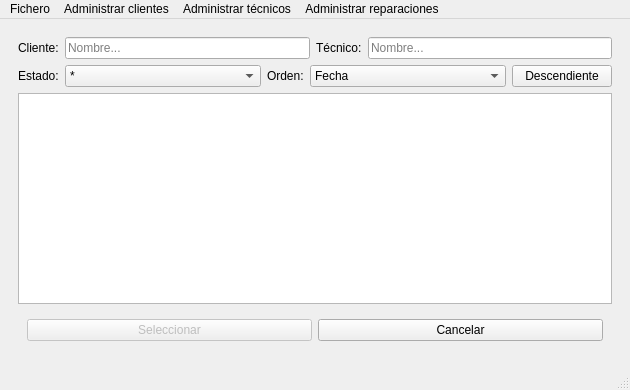
<?xml version="1.0" encoding="UTF-8"?>
<ui version="4.0">
 <class>MainWindow</class>
 <widget class="QMainWindow" name="MainWindow">
  <property name="geometry">
   <rect>
    <x>0</x>
    <y>0</y>
    <width>630</width>
    <height>390</height>
   </rect>
  </property>
  <property name="minimumSize">
   <size>
    <width>630</width>
    <height>390</height>
   </size>
  </property>
  <property name="windowTitle">
   <string>MainWindow</string>
  </property>
  <widget class="QWidget" name="centralwidget">
   <layout class="QHBoxLayout" name="horizontalLayout">
    <item>
     <widget class="QStackedWidget" name="stackedWidget">
      <property name="toolTip">
       <string/>
      </property>
      <property name="styleSheet">
       <string notr="true"/>
      </property>
      <property name="currentIndex">
       <number>9</number>
      </property>
      <widget class="QWidget" name="page_crear_cliente">
       <property name="styleSheet">
        <string notr="true"/>
       </property>
       <layout class="QVBoxLayout" name="verticalLayout_3" stretch="0,0,0">
        <item>
         <layout class="QFormLayout" name="formLayout">
          <item row="0" column="0">
           <widget class="QLabel" name="lab_nombre_cliente">
            <property name="text">
             <string>Nombre: </string>
            </property>
           </widget>
          </item>
          <item row="0" column="1">
           <widget class="QLineEdit" name="line_nombre_cliente"/>
          </item>
          <item row="1" column="0">
           <widget class="QLabel" name="lab_email_cliente">
            <property name="text">
             <string>Email: </string>
            </property>
           </widget>
          </item>
          <item row="1" column="1">
           <widget class="QLineEdit" name="line_email_cliente">
            <property name="placeholderText">
             <string>email@example.com</string>
            </property>
           </widget>
          </item>
          <item row="2" column="0">
           <widget class="QLabel" name="lab_numero_cliente">
            <property name="text">
             <string>Número</string>
            </property>
           </widget>
          </item>
          <item row="2" column="1">
           <widget class="QLineEdit" name="line_numero_cliente">
            <property name="placeholderText">
             <string>123-456-789</string>
            </property>
           </widget>
          </item>
         </layout>
        </item>
        <item>
         <spacer name="verticalSpacer_2">
          <property name="orientation">
           <enum>Qt::Orientation::Vertical</enum>
          </property>
          <property name="sizeHint" stdset="0">
           <size>
            <width>20</width>
            <height>40</height>
           </size>
          </property>
         </spacer>
        </item>
        <item>
         <layout class="QHBoxLayout" name="horizontalLayout_2">
          <item>
           <widget class="QPushButton" name="but_guardar_creacion_cliente">
            <property name="enabled">
             <bool>false</bool>
            </property>
            <property name="text">
             <string>Guardar</string>
            </property>
           </widget>
          </item>
          <item>
           <widget class="QPushButton" name="but_limpiar_creacion_cliente">
            <property name="text">
             <string>Limpiar</string>
            </property>
           </widget>
          </item>
         </layout>
        </item>
       </layout>
      </widget>
      <widget class="QWidget" name="page_crear_tecnico">
       <layout class="QVBoxLayout" name="verticalLayout">
        <item>
         <layout class="QFormLayout" name="formLayout_2">
          <item row="0" column="0">
           <widget class="QLabel" name="lab_nombre_tecnico">
            <property name="text">
             <string>Nombre: </string>
            </property>
           </widget>
          </item>
          <item row="0" column="1">
           <widget class="QLineEdit" name="line_nombre_tecnico"/>
          </item>
          <item row="1" column="0">
           <widget class="QLabel" name="lab_especialidad">
            <property name="text">
             <string>Especialidad</string>
            </property>
           </widget>
          </item>
          <item row="1" column="1">
           <widget class="QComboBox" name="combo_especialidad">
            <item>
             <property name="text">
              <string>Software</string>
             </property>
            </item>
            <item>
             <property name="text">
              <string>Hardware</string>
             </property>
            </item>
           </widget>
          </item>
         </layout>
        </item>
        <item>
         <spacer name="verticalSpacer">
          <property name="orientation">
           <enum>Qt::Orientation::Vertical</enum>
          </property>
          <property name="sizeHint" stdset="0">
           <size>
            <width>20</width>
            <height>40</height>
           </size>
          </property>
         </spacer>
        </item>
        <item>
         <layout class="QHBoxLayout" name="horizontalLayout_3">
          <item>
           <widget class="QPushButton" name="but_guardar_creacion_tecnico">
            <property name="enabled">
             <bool>false</bool>
            </property>
            <property name="text">
             <string>Guardar</string>
            </property>
           </widget>
          </item>
          <item>
           <widget class="QPushButton" name="but_limpiar_creacion_tecnico">
            <property name="text">
             <string>Limpiar</string>
            </property>
           </widget>
          </item>
         </layout>
        </item>
       </layout>
      </widget>
      <widget class="QWidget" name="page_crear_reparacion">
       <layout class="QVBoxLayout" name="verticalLayout_4">
        <item>
         <layout class="QFormLayout" name="formLayout_4">
          <item row="0" column="0">
           <widget class="QLabel" name="lab_crear_reparacion_cliente">
            <property name="text">
             <string>Cliente:*</string>
            </property>
           </widget>
          </item>
          <item row="0" column="1">
           <widget class="QWidget" name="widget_crear_reparacion_cliente" native="true">
            <layout class="QHBoxLayout" name="horizontalLayout_7">
             <property name="leftMargin">
              <number>0</number>
             </property>
             <property name="topMargin">
              <number>0</number>
             </property>
             <property name="rightMargin">
              <number>0</number>
             </property>
             <property name="bottomMargin">
              <number>0</number>
             </property>
             <item>
              <widget class="QLineEdit" name="line_crear_reparacion_cliente">
               <property name="readOnly">
                <bool>true</bool>
               </property>
               <property name="placeholderText">
                <string>Pendiente de elegir</string>
               </property>
              </widget>
             </item>
             <item>
              <widget class="QToolButton" name="but_crear_reparacion_cliente">
               <property name="text">
                <string>Elegir</string>
               </property>
               <property name="icon">
                <iconset theme="QIcon::ThemeIcon::EditFind"/>
               </property>
               <property name="autoRaise">
                <bool>true</bool>
               </property>
              </widget>
             </item>
            </layout>
           </widget>
          </item>
          <item row="1" column="0">
           <widget class="QLabel" name="lab_crear_reparacion_tecnico">
            <property name="text">
             <string>Técnico:</string>
            </property>
           </widget>
          </item>
          <item row="1" column="1">
           <widget class="QWidget" name="widget_crear_reparacion_tecnico" native="true">
            <layout class="QHBoxLayout" name="horizontalLayout_8">
             <property name="leftMargin">
              <number>0</number>
             </property>
             <property name="topMargin">
              <number>0</number>
             </property>
             <property name="rightMargin">
              <number>0</number>
             </property>
             <property name="bottomMargin">
              <number>0</number>
             </property>
             <item>
              <widget class="QLineEdit" name="line_crear_reparacion_tecnico">
               <property name="readOnly">
                <bool>true</bool>
               </property>
               <property name="placeholderText">
                <string>Pendiente de elegir...</string>
               </property>
              </widget>
             </item>
             <item>
              <widget class="QToolButton" name="but_crear_reparacion_tecnico">
               <property name="text">
                <string>Elegir</string>
               </property>
               <property name="icon">
                <iconset theme="QIcon::ThemeIcon::EditFind"/>
               </property>
               <property name="autoRaise">
                <bool>true</bool>
               </property>
              </widget>
             </item>
            </layout>
           </widget>
          </item>
          <item row="2" column="0">
           <widget class="QLabel" name="lab_crear_reparacion_equipo">
            <property name="text">
             <string>Equipo:*</string>
            </property>
           </widget>
          </item>
          <item row="2" column="1">
           <widget class="QLineEdit" name="line_crear_reparacion_equipo">
            <property name="placeholderText">
             <string/>
            </property>
           </widget>
          </item>
          <item row="3" column="0">
           <widget class="QLabel" name="lab_crear_reparacion_descripcion">
            <property name="text">
             <string>Descripcion:*</string>
            </property>
           </widget>
          </item>
          <item row="3" column="1">
           <widget class="QLineEdit" name="line_crear_reparacion_descripcion">
            <property name="placeholderText">
             <string/>
            </property>
           </widget>
          </item>
          <item row="4" column="0">
           <widget class="QLabel" name="lab_crear_reparacion_coste">
            <property name="text">
             <string>Coste:*</string>
            </property>
           </widget>
          </item>
          <item row="4" column="1">
           <widget class="QLineEdit" name="line_crear_reparacion_coste"/>
          </item>
         </layout>
        </item>
        <item>
         <spacer name="verticalSpacer_3">
          <property name="orientation">
           <enum>Qt::Orientation::Vertical</enum>
          </property>
          <property name="sizeHint" stdset="0">
           <size>
            <width>20</width>
            <height>40</height>
           </size>
          </property>
         </spacer>
        </item>
        <item>
         <layout class="QHBoxLayout" name="layout_crear_reparacion_botones">
          <item>
           <widget class="QPushButton" name="but_crear_reparacion_guardar">
            <property name="enabled">
             <bool>false</bool>
            </property>
            <property name="text">
             <string>Guardar</string>
            </property>
           </widget>
          </item>
          <item>
           <widget class="QPushButton" name="but_crear_reparacion_limpiar">
            <property name="text">
             <string>Limpiar</string>
            </property>
           </widget>
          </item>
         </layout>
        </item>
        <item>
         <widget class="QLabel" name="lab_crear_reparacion_aviso">
          <property name="text">
           <string>Los campos marcados con * son obligatorios</string>
          </property>
         </widget>
        </item>
       </layout>
      </widget>
      <widget class="QWidget" name="page_tabla_clientes">
       <layout class="QVBoxLayout" name="verticalLayout_5">
        <item>
         <layout class="QHBoxLayout" name="horizontalLayout_12">
          <item>
           <widget class="QLabel" name="lab_filter_cliente_nombre">
            <property name="text">
             <string>Nombre:</string>
            </property>
           </widget>
          </item>
          <item>
           <widget class="QLineEdit" name="line_filter_cliente_nombre">
            <property name="placeholderText">
             <string>Nombre a filtrar...</string>
            </property>
           </widget>
          </item>
         </layout>
        </item>
        <item>
         <widget class="QTableView" name="table_clientes"/>
        </item>
        <item>
         <widget class="QWidget" name="widget_botones_clientes" native="true">
          <property name="enabled">
           <bool>true</bool>
          </property>
          <layout class="QHBoxLayout" name="horizontalLayout_9">
           <item>
            <widget class="QPushButton" name="but_select_clientes">
             <property name="enabled">
              <bool>false</bool>
             </property>
             <property name="text">
              <string>Seleccionar</string>
             </property>
            </widget>
           </item>
           <item>
            <widget class="QPushButton" name="but_cancelar_clientes">
             <property name="text">
              <string>Cancelar</string>
             </property>
            </widget>
           </item>
          </layout>
         </widget>
        </item>
       </layout>
      </widget>
      <widget class="QWidget" name="page_tabla_tecnicos">
       <layout class="QVBoxLayout" name="verticalLayout_6">
        <item>
         <layout class="QHBoxLayout" name="horizontalLayout_11">
          <item>
           <widget class="QLabel" name="lab_filter_tecnico_nombre">
            <property name="text">
             <string>Nombre:</string>
            </property>
           </widget>
          </item>
          <item>
           <widget class="QLineEdit" name="line_filter_tecnico_nombre">
            <property name="placeholderText">
             <string>Nombre a filtrar...</string>
            </property>
           </widget>
          </item>
          <item>
           <widget class="QLabel" name="lab_filter_tecnico_especialidad">
            <property name="text">
             <string>Especialidad</string>
            </property>
           </widget>
          </item>
          <item>
           <widget class="QComboBox" name="combo_filter_tecnico_especialidad">
            <item>
             <property name="text">
              <string>*</string>
             </property>
            </item>
            <item>
             <property name="text">
              <string>Software</string>
             </property>
            </item>
            <item>
             <property name="text">
              <string>Hardware</string>
             </property>
            </item>
           </widget>
          </item>
         </layout>
        </item>
        <item>
         <widget class="QTableView" name="table_tecnicos"/>
        </item>
        <item>
         <widget class="QWidget" name="widget_botones_tecnicos" native="true">
          <property name="enabled">
           <bool>true</bool>
          </property>
          <layout class="QHBoxLayout" name="horizontalLayout_10">
           <item>
            <widget class="QPushButton" name="but_select_tecnicos">
             <property name="enabled">
              <bool>false</bool>
             </property>
             <property name="text">
              <string>Seleccionar</string>
             </property>
            </widget>
           </item>
           <item>
            <widget class="QPushButton" name="but_cancelar_tecnicos">
             <property name="text">
              <string>Cancelar</string>
             </property>
            </widget>
           </item>
          </layout>
         </widget>
        </item>
       </layout>
      </widget>
      <widget class="QWidget" name="page_estadisticas">
       <layout class="QVBoxLayout" name="verticalLayout_2">
        <item>
         <layout class="QFormLayout" name="formLayout_3">
          <item row="0" column="0">
           <widget class="QLabel" name="lab_estad_titulo_clientes">
            <property name="font">
             <font>
              <pointsize>11</pointsize>
              <bold>true</bold>
             </font>
            </property>
            <property name="text">
             <string>CLIENTES</string>
            </property>
           </widget>
          </item>
          <item row="1" column="0">
           <widget class="QLabel" name="lab_estad_client_regist">
            <property name="text">
             <string>CLIENTES REGISTRADOS:</string>
            </property>
           </widget>
          </item>
          <item row="1" column="1">
           <widget class="QLineEdit" name="line_estad_client_regist">
            <property name="readOnly">
             <bool>true</bool>
            </property>
           </widget>
          </item>
          <item row="2" column="0">
           <widget class="QLabel" name="lab_estad_titulo_tecnicos">
            <property name="font">
             <font>
              <pointsize>11</pointsize>
              <bold>true</bold>
             </font>
            </property>
            <property name="text">
             <string>TECNICOS</string>
            </property>
           </widget>
          </item>
          <item row="3" column="0">
           <widget class="QLabel" name="lab_estad_tecn_regist">
            <property name="text">
             <string>TECNICOS REGISTRADOS:</string>
            </property>
           </widget>
          </item>
          <item row="3" column="1">
           <widget class="QLineEdit" name="line_estad_tecn_regist">
            <property name="readOnly">
             <bool>true</bool>
            </property>
           </widget>
          </item>
          <item row="4" column="0">
           <widget class="QLabel" name="lab_estad_titulo_reparaciones">
            <property name="font">
             <font>
              <pointsize>11</pointsize>
              <bold>true</bold>
             </font>
            </property>
            <property name="text">
             <string>REPARACIONES</string>
            </property>
           </widget>
          </item>
          <item row="5" column="0">
           <widget class="QLabel" name="lab_estad_rep_pendientes">
            <property name="text">
             <string>REPARACIONES PENDIENTES</string>
            </property>
           </widget>
          </item>
          <item row="5" column="1">
           <widget class="QLineEdit" name="line_estad_rep_pendientes">
            <property name="readOnly">
             <bool>true</bool>
            </property>
           </widget>
          </item>
          <item row="6" column="0">
           <widget class="QLabel" name="lab_estad_rep_en_proceso">
            <property name="text">
             <string>REPARACIONES EN PROCESO</string>
            </property>
           </widget>
          </item>
          <item row="6" column="1">
           <widget class="QLineEdit" name="line_estad_rep_en_proceso">
            <property name="readOnly">
             <bool>true</bool>
            </property>
           </widget>
          </item>
          <item row="7" column="0">
           <widget class="QLabel" name="lab_estad_rep_finalizadas">
            <property name="text">
             <string>REPARACIONES FINALIZADAS:</string>
            </property>
           </widget>
          </item>
          <item row="7" column="1">
           <widget class="QLineEdit" name="line_estad_rep_finalizadas">
            <property name="readOnly">
             <bool>true</bool>
            </property>
           </widget>
          </item>
          <item row="8" column="0">
           <widget class="QLabel" name="lab_estad_rep_registradas">
            <property name="text">
             <string>REPARACIONES REGISTRADAS:</string>
            </property>
           </widget>
          </item>
          <item row="8" column="1">
           <widget class="QLineEdit" name="line_estad_rep_registradas">
            <property name="readOnly">
             <bool>true</bool>
            </property>
           </widget>
          </item>
          <item row="9" column="0">
           <widget class="QLabel" name="lab_estad_rep_ganancias">
            <property name="text">
             <string>TOTAL REPARACIONES FACTURADAS:</string>
            </property>
           </widget>
          </item>
          <item row="9" column="1">
           <widget class="QLineEdit" name="line_estad_rep_ganancias">
            <property name="readOnly">
             <bool>true</bool>
            </property>
           </widget>
          </item>
         </layout>
        </item>
       </layout>
      </widget>
      <widget class="QWidget" name="page_actualizacion_cliente">
       <layout class="QVBoxLayout" name="verticalLayout_8">
        <item>
         <layout class="QHBoxLayout" name="horizontalLayout_16">
          <item>
           <widget class="QPushButton" name="but_update_cliente_seleccionar">
            <property name="sizePolicy">
             <sizepolicy hsizetype="Expanding" vsizetype="Fixed">
              <horstretch>0</horstretch>
              <verstretch>0</verstretch>
             </sizepolicy>
            </property>
            <property name="text">
             <string>Seleccionar cliente</string>
            </property>
           </widget>
          </item>
         </layout>
        </item>
        <item>
         <layout class="QFormLayout" name="formLayout_5">
          <item row="0" column="0">
           <widget class="QLabel" name="lab_update_cliente_nombre">
            <property name="text">
             <string>Nombre:</string>
            </property>
           </widget>
          </item>
          <item row="0" column="1">
           <widget class="QLineEdit" name="line_update_cliente_nombre">
            <property name="enabled">
             <bool>false</bool>
            </property>
           </widget>
          </item>
          <item row="1" column="0">
           <widget class="QLabel" name="lab_update_cliente_email">
            <property name="text">
             <string>Email:</string>
            </property>
           </widget>
          </item>
          <item row="1" column="1">
           <widget class="QLineEdit" name="line_update_cliente_email">
            <property name="enabled">
             <bool>false</bool>
            </property>
           </widget>
          </item>
          <item row="2" column="0">
           <widget class="QLabel" name="lab_update_cliente_numero">
            <property name="text">
             <string>Numero:</string>
            </property>
           </widget>
          </item>
          <item row="2" column="1">
           <widget class="QLineEdit" name="line_update_cliente_numero">
            <property name="enabled">
             <bool>false</bool>
            </property>
           </widget>
          </item>
         </layout>
        </item>
        <item>
         <spacer name="verticalSpacer_4">
          <property name="orientation">
           <enum>Qt::Orientation::Vertical</enum>
          </property>
          <property name="sizeHint" stdset="0">
           <size>
            <width>20</width>
            <height>40</height>
           </size>
          </property>
         </spacer>
        </item>
        <item>
         <layout class="QHBoxLayout" name="horizontalLayout_15">
          <item>
           <widget class="QPushButton" name="but_update_cliente_actualizar">
            <property name="enabled">
             <bool>false</bool>
            </property>
            <property name="text">
             <string>Actualizar</string>
            </property>
           </widget>
          </item>
          <item>
           <widget class="QPushButton" name="but_update_cliente_eliminar">
            <property name="enabled">
             <bool>false</bool>
            </property>
            <property name="text">
             <string>Eliminar</string>
            </property>
           </widget>
          </item>
         </layout>
        </item>
       </layout>
      </widget>
      <widget class="QWidget" name="page_actualizacion_tecnico">
       <layout class="QVBoxLayout" name="verticalLayout_9">
        <item>
         <layout class="QHBoxLayout" name="horizontalLayout_17">
          <item>
           <widget class="QPushButton" name="but_update_tecnico_seleccionar">
            <property name="sizePolicy">
             <sizepolicy hsizetype="Expanding" vsizetype="Fixed">
              <horstretch>0</horstretch>
              <verstretch>0</verstretch>
             </sizepolicy>
            </property>
            <property name="text">
             <string>Seleccionar técnico</string>
            </property>
           </widget>
          </item>
         </layout>
        </item>
        <item>
         <layout class="QFormLayout" name="formLayout_6">
          <item row="0" column="0">
           <widget class="QLabel" name="lab_update_tecnico_nombre">
            <property name="text">
             <string>Nombre:</string>
            </property>
           </widget>
          </item>
          <item row="0" column="1">
           <widget class="QLineEdit" name="line_update_tecnico_nombre">
            <property name="enabled">
             <bool>false</bool>
            </property>
           </widget>
          </item>
          <item row="1" column="0">
           <widget class="QLabel" name="lab_update_tecnico_especialidad">
            <property name="text">
             <string>Especialidad:</string>
            </property>
           </widget>
          </item>
          <item row="1" column="1">
           <widget class="QComboBox" name="combo_update_tecnico_especialidad">
            <property name="enabled">
             <bool>false</bool>
            </property>
            <item>
             <property name="text">
              <string>Software</string>
             </property>
            </item>
            <item>
             <property name="text">
              <string>Hardware</string>
             </property>
            </item>
           </widget>
          </item>
         </layout>
        </item>
        <item>
         <spacer name="verticalSpacer_5">
          <property name="orientation">
           <enum>Qt::Orientation::Vertical</enum>
          </property>
          <property name="sizeHint" stdset="0">
           <size>
            <width>20</width>
            <height>135</height>
           </size>
          </property>
         </spacer>
        </item>
        <item>
         <layout class="QHBoxLayout" name="horizontalLayout_18">
          <item>
           <widget class="QPushButton" name="but_update_tecnico_actualizar">
            <property name="enabled">
             <bool>false</bool>
            </property>
            <property name="text">
             <string>Actualizar</string>
            </property>
           </widget>
          </item>
          <item>
           <widget class="QPushButton" name="but_update_tecnico_eliminar">
            <property name="enabled">
             <bool>false</bool>
            </property>
            <property name="text">
             <string>Eliminar</string>
            </property>
           </widget>
          </item>
         </layout>
        </item>
       </layout>
      </widget>
      <widget class="QWidget" name="page_actualizacion_reparacion">
       <layout class="QVBoxLayout" name="verticalLayout_10">
        <item>
         <layout class="QHBoxLayout" name="horizontalLayout_20">
          <item>
           <widget class="QPushButton" name="but_update_reparacion_seleccionar">
            <property name="sizePolicy">
             <sizepolicy hsizetype="Expanding" vsizetype="Fixed">
              <horstretch>0</horstretch>
              <verstretch>0</verstretch>
             </sizepolicy>
            </property>
            <property name="text">
             <string>Seleccionar reparacion</string>
            </property>
           </widget>
          </item>
         </layout>
        </item>
        <item>
         <layout class="QFormLayout" name="formLayout_7">
          <item row="0" column="0">
           <widget class="QLabel" name="lab_update_reparacion_cliente">
            <property name="text">
             <string>Cliente:</string>
            </property>
           </widget>
          </item>
          <item row="0" column="1">
           <widget class="QWidget" name="widget_update_reparacion_cliente" native="true">
            <layout class="QHBoxLayout" name="horizontalLayout_21">
             <property name="leftMargin">
              <number>0</number>
             </property>
             <property name="topMargin">
              <number>0</number>
             </property>
             <property name="rightMargin">
              <number>0</number>
             </property>
             <property name="bottomMargin">
              <number>0</number>
             </property>
             <item>
              <widget class="QLineEdit" name="line_update_reparacion_cliente">
               <property name="readOnly">
                <bool>true</bool>
               </property>
               <property name="placeholderText">
                <string>Pendiente de elegir...</string>
               </property>
              </widget>
             </item>
             <item>
              <widget class="QToolButton" name="but_update_reparacion_cliente">
               <property name="enabled">
                <bool>false</bool>
               </property>
               <property name="text">
                <string>Elegir</string>
               </property>
               <property name="icon">
                <iconset theme="QIcon::ThemeIcon::EditFind"/>
               </property>
               <property name="autoRaise">
                <bool>true</bool>
               </property>
              </widget>
             </item>
            </layout>
           </widget>
          </item>
          <item row="1" column="0">
           <widget class="QLabel" name="lab_update_reparacion_tecnico">
            <property name="text">
             <string>Técnico:</string>
            </property>
           </widget>
          </item>
          <item row="1" column="1">
           <widget class="QWidget" name="widget_update_alquiler_tecnico" native="true">
            <layout class="QHBoxLayout" name="horizontalLayout_22">
             <property name="leftMargin">
              <number>0</number>
             </property>
             <property name="topMargin">
              <number>0</number>
             </property>
             <property name="rightMargin">
              <number>0</number>
             </property>
             <property name="bottomMargin">
              <number>0</number>
             </property>
             <item>
              <widget class="QLineEdit" name="line_update_reparacion_tecnico">
               <property name="readOnly">
                <bool>true</bool>
               </property>
               <property name="placeholderText">
                <string>Pendiente de elegir...</string>
               </property>
              </widget>
             </item>
             <item>
              <widget class="QToolButton" name="but_update_reparacion_tecnico">
               <property name="enabled">
                <bool>false</bool>
               </property>
               <property name="text">
                <string>Elegir</string>
               </property>
               <property name="icon">
                <iconset theme="QIcon::ThemeIcon::EditFind"/>
               </property>
               <property name="autoRaise">
                <bool>true</bool>
               </property>
              </widget>
             </item>
            </layout>
           </widget>
          </item>
          <item row="3" column="0">
           <widget class="QLabel" name="lab_update_reparacion_equipo">
            <property name="text">
             <string>Equipo:</string>
            </property>
           </widget>
          </item>
          <item row="3" column="1">
           <widget class="QLineEdit" name="line_update_reparacion_equipo">
            <property name="enabled">
             <bool>false</bool>
            </property>
           </widget>
          </item>
          <item row="4" column="0">
           <widget class="QLabel" name="lab_update_reparacion_descripcion">
            <property name="text">
             <string>Descripcion:</string>
            </property>
           </widget>
          </item>
          <item row="4" column="1">
           <widget class="QLineEdit" name="line_update_reparacion_descripcion">
            <property name="enabled">
             <bool>false</bool>
            </property>
           </widget>
          </item>
          <item row="5" column="0">
           <widget class="QLabel" name="lab_update_reparacion_coste">
            <property name="text">
             <string>Coste:</string>
            </property>
           </widget>
          </item>
          <item row="5" column="1">
           <widget class="QLineEdit" name="line_update_reparacion_coste">
            <property name="enabled">
             <bool>false</bool>
            </property>
           </widget>
          </item>
          <item row="2" column="0">
           <widget class="QLabel" name="lab_update_reparacion_estado">
            <property name="text">
             <string>Estado</string>
            </property>
           </widget>
          </item>
          <item row="2" column="1">
           <widget class="QComboBox" name="combo_update_reparacion_estado">
            <property name="enabled">
             <bool>false</bool>
            </property>
            <item>
             <property name="text">
              <string>pendiente</string>
             </property>
            </item>
            <item>
             <property name="text">
              <string>en proceso</string>
             </property>
            </item>
            <item>
             <property name="text">
              <string>finalizada</string>
             </property>
            </item>
           </widget>
          </item>
         </layout>
        </item>
        <item>
         <spacer name="verticalSpacer_6">
          <property name="orientation">
           <enum>Qt::Orientation::Vertical</enum>
          </property>
          <property name="sizeHint" stdset="0">
           <size>
            <width>20</width>
            <height>39</height>
           </size>
          </property>
         </spacer>
        </item>
        <item>
         <layout class="QHBoxLayout" name="horizontalLayout_19">
          <item>
           <widget class="QPushButton" name="but_update_reparacion_actualizar">
            <property name="enabled">
             <bool>false</bool>
            </property>
            <property name="text">
             <string>Actualizar</string>
            </property>
           </widget>
          </item>
          <item>
           <widget class="QPushButton" name="but_update_reparacion_eliminar">
            <property name="enabled">
             <bool>false</bool>
            </property>
            <property name="text">
             <string>Eliminar</string>
            </property>
           </widget>
          </item>
         </layout>
        </item>
       </layout>
      </widget>
      <widget class="QWidget" name="page_tabla_reparaciones">
       <layout class="QVBoxLayout" name="verticalLayout_7">
        <item>
         <layout class="QHBoxLayout" name="horizontalLayout_14">
          <item>
           <widget class="QLabel" name="lab_filter_reparacion_cliente">
            <property name="text">
             <string>Cliente:</string>
            </property>
           </widget>
          </item>
          <item>
           <widget class="QLineEdit" name="line_filter_reparacion_cliente">
            <property name="placeholderText">
             <string>Nombre...</string>
            </property>
           </widget>
          </item>
          <item>
           <widget class="QLabel" name="lab_filter_reparacion_tecnico">
            <property name="text">
             <string>Técnico:</string>
            </property>
           </widget>
          </item>
          <item>
           <widget class="QLineEdit" name="line_filter_reparacion_tecnico">
            <property name="placeholderText">
             <string>Nombre...</string>
            </property>
           </widget>
          </item>
         </layout>
        </item>
        <item>
         <layout class="QHBoxLayout" name="horizontalLayout_5">
          <item>
           <widget class="QLabel" name="lab_filter_reparacion_estado">
            <property name="text">
             <string>Estado:</string>
            </property>
           </widget>
          </item>
          <item>
           <widget class="QComboBox" name="combo_filter_reparacion_estado">
            <property name="sizePolicy">
             <sizepolicy hsizetype="Expanding" vsizetype="Fixed">
              <horstretch>0</horstretch>
              <verstretch>0</verstretch>
             </sizepolicy>
            </property>
            <item>
             <property name="text">
              <string>*</string>
             </property>
            </item>
            <item>
             <property name="text">
              <string>pendiente</string>
             </property>
            </item>
            <item>
             <property name="text">
              <string>en proceso</string>
             </property>
            </item>
            <item>
             <property name="text">
              <string>finalizada</string>
             </property>
            </item>
           </widget>
          </item>
          <item>
           <widget class="QLabel" name="lab_filte_reparacion_orden">
            <property name="text">
             <string>Orden:</string>
            </property>
           </widget>
          </item>
          <item>
           <widget class="QComboBox" name="combo_filter_reparacion_orden">
            <property name="sizePolicy">
             <sizepolicy hsizetype="Expanding" vsizetype="Fixed">
              <horstretch>0</horstretch>
              <verstretch>0</verstretch>
             </sizepolicy>
            </property>
            <item>
             <property name="text">
              <string>Fecha</string>
             </property>
            </item>
            <item>
             <property name="text">
              <string>Coste</string>
             </property>
            </item>
            <item>
             <property name="text">
              <string>Cliente</string>
             </property>
            </item>
            <item>
             <property name="text">
              <string>Tecnico</string>
             </property>
            </item>
            <item>
             <property name="text">
              <string>Estado</string>
             </property>
            </item>
           </widget>
          </item>
          <item>
           <widget class="QPushButton" name="but_filter_reparacion_direccion">
            <property name="sizePolicy">
             <sizepolicy hsizetype="Fixed" vsizetype="Fixed">
              <horstretch>100</horstretch>
              <verstretch>0</verstretch>
             </sizepolicy>
            </property>
            <property name="minimumSize">
             <size>
              <width>100</width>
              <height>0</height>
             </size>
            </property>
            <property name="text">
             <string>Descendiente</string>
            </property>
           </widget>
          </item>
         </layout>
        </item>
        <item>
         <widget class="QTableView" name="table_reparacion"/>
        </item>
        <item>
         <widget class="QWidget" name="widget_botones_reparaciones" native="true">
          <layout class="QHBoxLayout" name="horizontalLayout_4">
           <item>
            <widget class="QPushButton" name="but_select_reparacion">
             <property name="enabled">
              <bool>false</bool>
             </property>
             <property name="text">
              <string>Seleccionar</string>
             </property>
            </widget>
           </item>
           <item>
            <widget class="QPushButton" name="but_cancelar_reparacion">
             <property name="text">
              <string>Cancelar</string>
             </property>
            </widget>
           </item>
          </layout>
         </widget>
        </item>
       </layout>
      </widget>
     </widget>
    </item>
   </layout>
  </widget>
  <widget class="QMenuBar" name="menubar">
   <property name="geometry">
    <rect>
     <x>0</x>
     <y>0</y>
     <width>630</width>
     <height>33</height>
    </rect>
   </property>
   <widget class="QMenu" name="menuFichero">
    <property name="title">
     <string>Fichero</string>
    </property>
    <addaction name="action_estadisticas"/>
    <addaction name="action_import"/>
    <addaction name="action_export"/>
    <addaction name="action_salir"/>
   </widget>
   <widget class="QMenu" name="menuAdministrar_clientes">
    <property name="title">
     <string>Administrar clientes</string>
    </property>
    <addaction name="action_crear_cliente"/>
    <addaction name="action_consultar_Modificar_cliente"/>
    <addaction name="action_consultar_clientes"/>
   </widget>
   <widget class="QMenu" name="menuAdministrar_t_cnicos">
    <property name="title">
     <string>Administrar técnicos</string>
    </property>
    <addaction name="action_crear_tecnico"/>
    <addaction name="action_consultar_Modificar_tecnico"/>
    <addaction name="action_consultar_tecnicos"/>
   </widget>
   <widget class="QMenu" name="menuAdministrar_reparaciones">
    <property name="title">
     <string>Administrar reparaciones</string>
    </property>
    <addaction name="action_crear_reparacion"/>
    <addaction name="action_consultar_Modificar_reparacion"/>
    <addaction name="action_consultar_reparaciones"/>
   </widget>
   <addaction name="menuFichero"/>
   <addaction name="menuAdministrar_clientes"/>
   <addaction name="menuAdministrar_t_cnicos"/>
   <addaction name="menuAdministrar_reparaciones"/>
  </widget>
  <widget class="QStatusBar" name="statusbar"/>
  <action name="action_guardar">
   <property name="text">
    <string>Guardar</string>
   </property>
   <property name="shortcut">
    <string>Ctrl+S</string>
   </property>
  </action>
  <action name="action_abrir_tienda">
   <property name="text">
    <string>Abrir tienda</string>
   </property>
   <property name="shortcut">
    <string>Ctrl+O</string>
   </property>
  </action>
  <action name="action_salir">
   <property name="text">
    <string>Salir</string>
   </property>
   <property name="shortcut">
    <string>Ctrl+Q</string>
   </property>
  </action>
  <action name="action_consultar_Modificar_cliente">
   <property name="text">
    <string>Consultar/Modificar</string>
   </property>
  </action>
  <action name="action_consultar_clientes">
   <property name="text">
    <string>Tabla</string>
   </property>
  </action>
  <action name="action_consultar_Modificar_tecnico">
   <property name="text">
    <string>Consultar/Modificar</string>
   </property>
  </action>
  <action name="action_consultar_tecnicos">
   <property name="text">
    <string>Tabla</string>
   </property>
  </action>
  <action name="action_consultar_Modificar_reparacion">
   <property name="text">
    <string>Consultar/Modificar</string>
   </property>
  </action>
  <action name="action_consultar_reparaciones">
   <property name="text">
    <string>Tabla</string>
   </property>
  </action>
  <action name="action_crear_cliente">
   <property name="text">
    <string>Crear</string>
   </property>
  </action>
  <action name="action_crear_tecnico">
   <property name="text">
    <string>Crear</string>
   </property>
  </action>
  <action name="action_crear_reparacion">
   <property name="text">
    <string>Crear</string>
   </property>
  </action>
  <action name="action_estadisticas">
   <property name="text">
    <string>Estadísticas</string>
   </property>
  </action>
  <action name="action_cerrar_sesion">
   <property name="text">
    <string>Cerrar sesion</string>
   </property>
  </action>
  <action name="action_import">
   <property name="text">
    <string>Import from json</string>
   </property>
  </action>
  <action name="action_export">
   <property name="text">
    <string>Export as json</string>
   </property>
  </action>
 </widget>
 <resources/>
 <connections/>
</ui>
